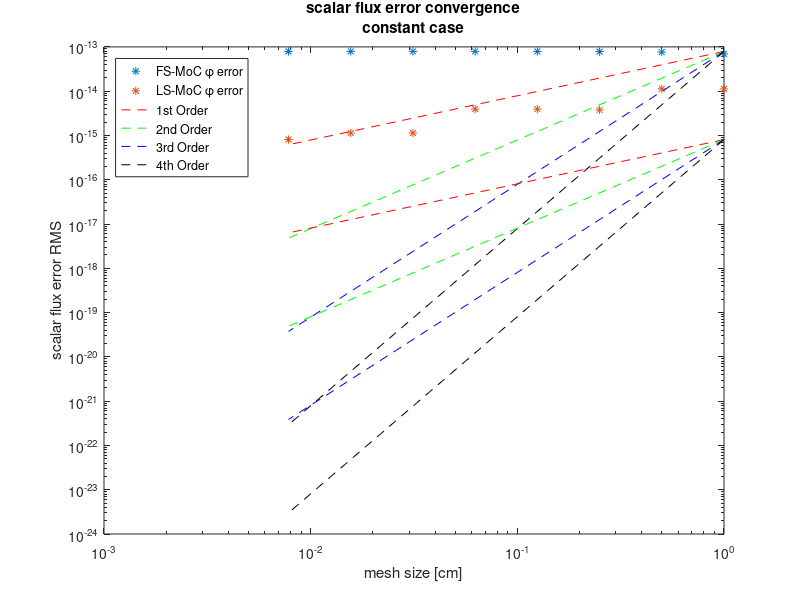
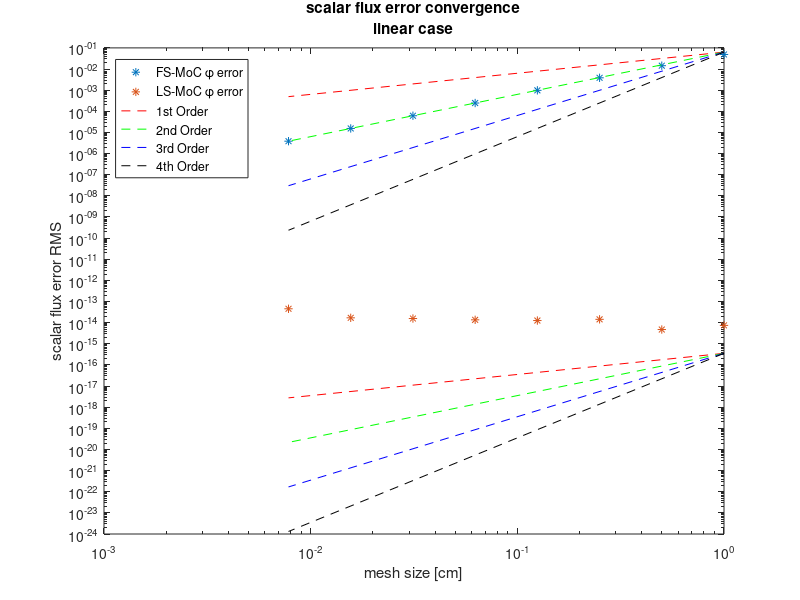
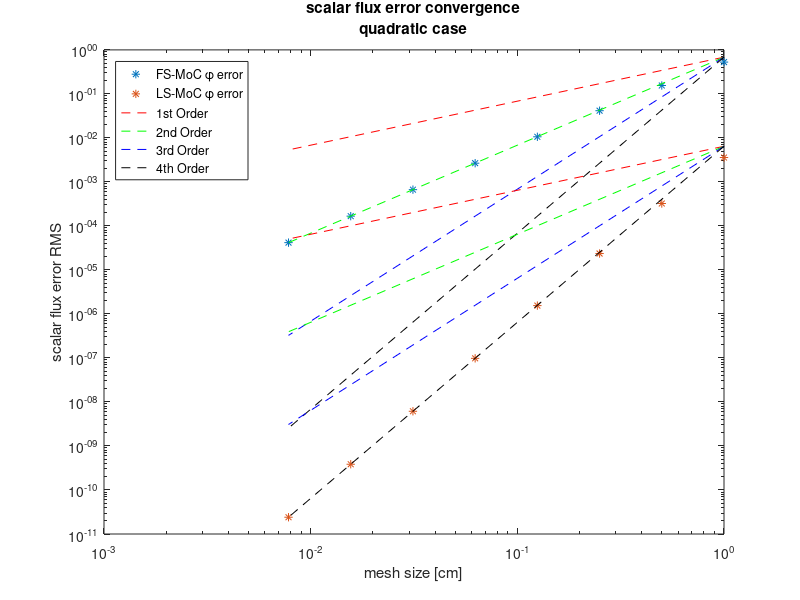
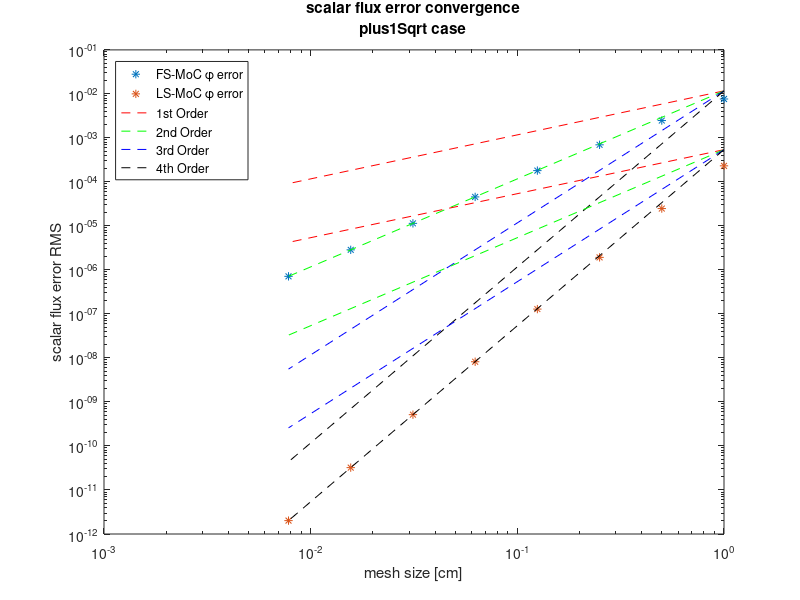

Write MATLAB code to recreate these figures, in order.
nGrids=8;

% assumedSoln='constant';
% [error_phi0_n_FS_constant, order_phi_nMinus1_FS_constant]=converger_FS(assumedSoln,nGrids);
% [error_phi0_n_LS_constant, order_phi_nMinus1_LS_constant]=converger_LS(assumedSoln,nGrids);
% 
% assumedSoln='linear';
% [error_phi0_n_FS_linear, order_phi_nMinus1_FS_linear]=converger_FS(assumedSoln,nGrids);
% [error_phi0_n_LS_linear, order_phi_nMinus1_LS_linear]=converger_LS(assumedSoln,nGrids);
% 
% assumedSoln='quadratic';
% [error_phi0_n_FS_quadratic, order_phi_nMinus1_FS_quadratic]=converger_FS(assumedSoln,nGrids);
% [error_phi0_n_LS_quadratic, order_phi_nMinus1_LS_quadratic]=converger_LS(assumedSoln,nGrids);
% 
% assumedSoln='plus1Sqrt';
% [error_phi0_n_FS_plus1Sqrt, order_phi_nMinus1_FS_plus1Sqrt]=converger_FS(assumedSoln,nGrids);
% [error_phi0_n_LS_plus1Sqrt, order_phi_nMinus1_LS_plus1Sqrt]=converger_LS(assumedSoln,nGrids);

% reference solution
%%
% =================
% assumedSoln: constant
% refinementRatio: 2
% quad set order: 8

error_phi0_n_FS_constant =   1.0e-13 *[...
   0.694513144194782
   0.761687275872297
   0.782914840154826
   0.788965484740937
   0.790013848361801
   0.790634961693368
   0.790438718455841
   0.788621155924496
];

order_phi_nMinus1_FS_constant =[...
  -0.133196796841732
  -0.039656594641704
  -0.011106797273031
  -0.001915755561086
  -0.001133809311344
   0.000358135298305
   0.003321203522507
];

% =================
% assumedSoln: constant
% refinementRatio: 2
% quad set order: 8

error_phi0_n_LS_constant =   1.0e-13 *[...
   0.112228117813608
   0.112827285436508
   0.037772065111694
   0.039343271438244
   0.039291936301230
   0.011378431991337
   0.011370643298715
   0.008077778563184
];

order_phi_nMinus1_LS_constant =[...
  -0.007681825790841
   1.578724434669941
  -0.058797261970952
   0.001883658993058
   1.787931505097544
   0.000987882673690
   0.493283374614361
];
%%
% =================
% assumedSoln: linear
% refinementRatio: 2
% quad set order: 8

error_phi0_n_FS_linear =[...
   0.048861548575326
   0.014391604851914
   0.003842496606856
   0.000980105451355
   0.000246338131562
   0.000061668161856
   0.000015422293693
   0.000003855902141
];

order_phi_nMinus1_FS_linear =[...
   1.763472107459269
   1.905111589342248
   1.971035101020718
   1.992297014744958
   1.998042215418898
   1.999508497337394
   1.999877004407445
];

% =================
% assumedSoln: linear
% refinementRatio: 2
% quad set order: 8

error_phi0_n_LS_linear =   1.0e-13 *[...
   0.074257240236188
   0.047249088475604
   0.143580641605176
   0.125843669651456
   0.135971729298907
   0.156788099613461
   0.169156241165121
   0.452642638142466
];

order_phi_nMinus1_LS_linear =[...
   0.652245201271777
  -1.603502847163576
   0.190228603518118
  -0.111674077199480
  -0.205509338252473
  -0.109540346096509
  -1.420016082758704
];

%%
% =================
% assumedSoln: quadratic
% refinementRatio: 2
% quad set order: 8

error_phi0_n_FS_quadratic =[...
   0.528435410891271
   0.155155848101193
   0.041512603380145
   0.010600167985160
   0.002665104766903
   0.000667238453540
   0.000166870090430
   0.000041721307520
];

order_phi_nMinus1_FS_quadratic =[...
   1.768009070358906
   1.902096760011719
   1.969462282578579
   1.991822975503822
   1.997917907248369
   1.999477043810538
   1.999869114288267
];

% =================
% assumedSoln: quadratic
% refinementRatio: 2
% quad set order: 8

error_phi0_n_LS_quadratic =[...
   0.003582325361758
   0.000323354812612
   0.000023611148136
   0.000001548683201
   0.000000098048979
   0.000000006148216
   0.000000000384590
   0.000000000024048
];

order_phi_nMinus1_LS_quadratic =[...
   3.469706387034262
   3.775577980598491
   3.930354235224089
   3.981395632358030
   3.995262776263439
   3.998775409529993
   3.999325923258120
];

%%
% =================
% assumedSoln: plus1Sqrt
% refinementRatio: 2
% quad set order: 8

error_phi0_n_FS_plus1Sqrt =[...
   0.007661883418932
   0.002481560333717
   0.000696777858899
   0.000180787262340
   0.000045651918675
   0.000011442186213
   0.000002862384315
   0.000000715711168
];

order_phi_nMinus1_FS_plus1Sqrt =[...
   1.626451543246898
   1.832476844935340
   1.946405747076788
   1.985545633219298
   1.996312767118894
   1.999073436593434
   1.999767989571842
];

% =================
% assumedSoln: plus1Sqrt
% refinementRatio: 2
% quad set order: 8

error_phi0_n_LS_plus1Sqrt =   1.0e-03 *[...
   0.231940208089442
   0.024814379617639
   0.001929854481586
   0.000128936200543
   0.000008202699478
   0.000000514984548
   0.000000032222751
   0.000000002014445
];

order_phi_nMinus1_LS_plus1Sqrt =[...
   3.224504649159258
   3.684612414400402
   3.903762785470991
   3.974414792659945
   3.993497723792533
   3.998377548780968
   3.999625595867425
   ];
 
refinementRatio=2;
Tau=10;
for iGrid=1:nGrids
  J=5*refinementRatio^iGrid;
  gridMeshSize_n(iGrid)=Tau/J;
end

nSoln=4;
close all;
for iSoln=1:nSoln
  switch(iSoln)
    case 1 % constant
      soln='constant';
      error_phi0_n_FS=error_phi0_n_FS_constant;
      order_phi_nMinus1_FS=order_phi_nMinus1_FS_constant;
      error_phi0_n_LS=error_phi0_n_LS_constant;
      order_phi_nMinus1_LS=order_phi_nMinus1_LS_constant;
    case 2 % linear
      soln='linear';
      error_phi0_n_FS=error_phi0_n_FS_linear;
      order_phi_nMinus1_FS=order_phi_nMinus1_FS_linear;
      error_phi0_n_LS=error_phi0_n_LS_linear;
      order_phi_nMinus1_LS=order_phi_nMinus1_LS_linear;
    case 3 % quadratic
      soln='quadratic';
      error_phi0_n_FS=error_phi0_n_FS_quadratic;
      order_phi_nMinus1_FS=order_phi_nMinus1_FS_quadratic;
      error_phi0_n_LS=error_phi0_n_LS_quadratic;
      order_phi_nMinus1_LS=order_phi_nMinus1_LS_quadratic;
    case 4 % plus1Sqrt
      soln='plus1Sqrt';
      error_phi0_n_FS=error_phi0_n_FS_plus1Sqrt;
      order_phi_nMinus1_FS=order_phi_nMinus1_FS_plus1Sqrt;
      error_phi0_n_LS=error_phi0_n_LS_plus1Sqrt;
      order_phi_nMinus1_LS=order_phi_nMinus1_LS_plus1Sqrt;
  end
    
  orderPlotGrid=[gridMeshSize_n(1) gridMeshSize_n(end)];

  scalarFluxErrorRMS_plot_handle=figure(iSoln+4);
  
  loglog(gridMeshSize_n,error_phi0_n_FS,'*');
  hold on;
  loglog(gridMeshSize_n,error_phi0_n_LS,'*');
  title({'scalar flux error convergence',[soln ' case']});
  xlabel('mesh size [cm]');
  ylabel('scalar flux error RMS');
  
  orderGuess=round(order_phi_nMinus1_FS(end));
  errorStt=error_phi0_n_FS(end)*refinementRatio^(orderGuess*(nGrids-1));
  firstOrder=[errorStt errorStt/refinementRatio^(nGrids-1)];
  secondOrder=[errorStt errorStt/refinementRatio^(2*(nGrids-1))];
  thirdOrder=[errorStt errorStt/refinementRatio^(3*(nGrids-1))];
  fourthOrder=[errorStt errorStt/refinementRatio^(4*(nGrids-1))];
  loglog(orderPlotGrid,firstOrder,'r--');
  loglog(orderPlotGrid,secondOrder,'g--');
  loglog(orderPlotGrid,thirdOrder,'b--');
  loglog(orderPlotGrid,fourthOrder,'k--');

  % plot the second set of OoA guide lines
  orderGuess=round(order_phi_nMinus1_LS(end));
  errorStt=error_phi0_n_LS(end)*refinementRatio^(orderGuess*(nGrids-1));
  firstOrder=[errorStt errorStt/refinementRatio^(nGrids-1)];
  secondOrder=[errorStt errorStt/refinementRatio^(2*(nGrids-1))];
  thirdOrder=[errorStt errorStt/refinementRatio^(3*(nGrids-1))];
  fourthOrder=[errorStt errorStt/refinementRatio^(4*(nGrids-1))];
  loglog(orderPlotGrid,firstOrder,'r--');
  loglog(orderPlotGrid,secondOrder,'g--');
  loglog(orderPlotGrid,thirdOrder,'b--');
  loglog(orderPlotGrid,fourthOrder,'k--');
  
  legend('FS-MoC \phi error','LS-MoC \phi error','1st Order','2nd Order',...
    '3rd Order','4th Order','location','northwest');
  savefig([soln '_withScattering_MC2017']);
  hold off;
  
end
